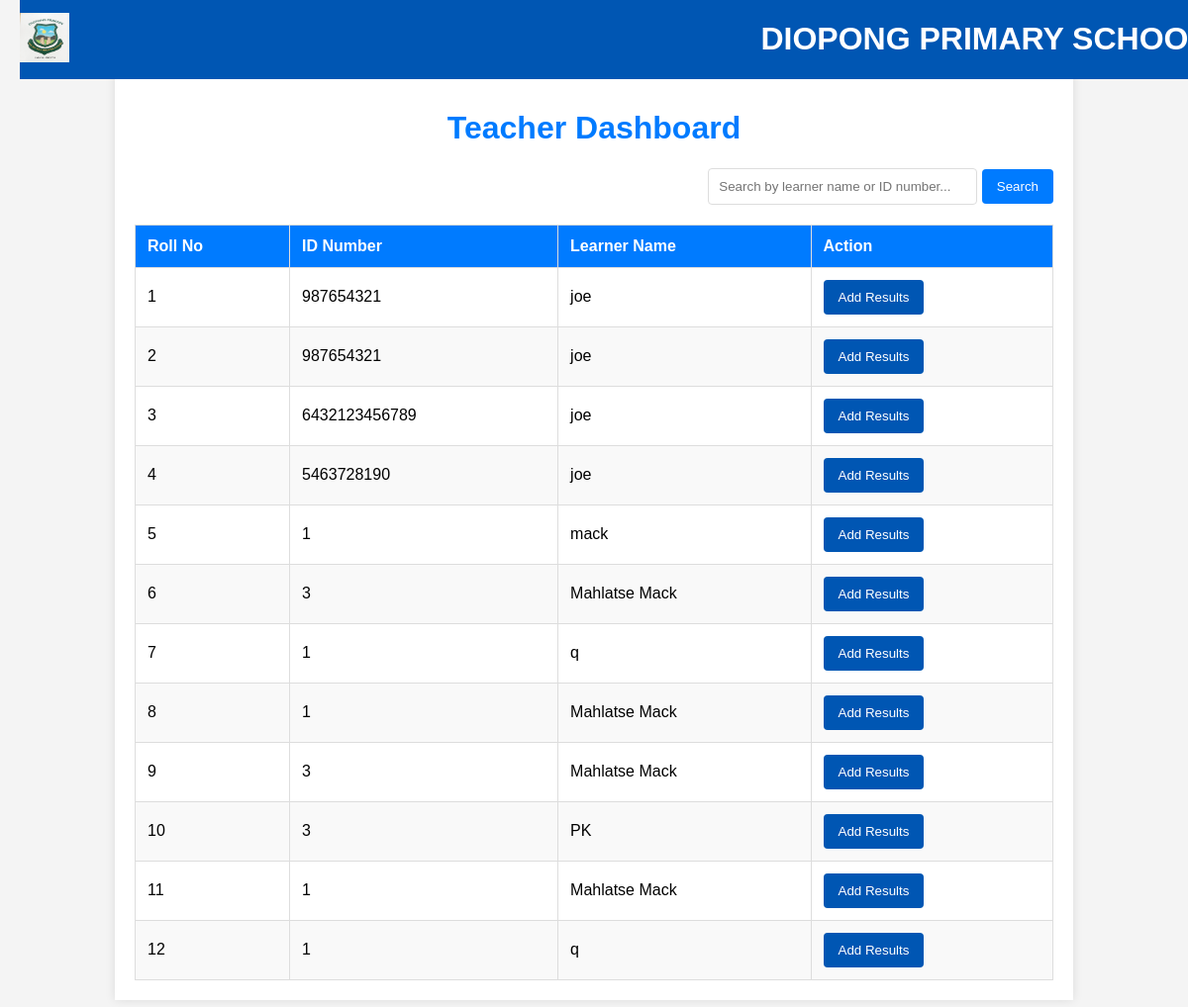
/teacherdashboard.php, run on the app's committed database.
### tables this page shows
CREATE TABLE `learner` (
  `learner_id` int(11) NOT NULL,
  `name` varchar(100) DEFAULT NULL,
  `surname` varchar(100) DEFAULT NULL,
  `id_number` bigint(15) DEFAULT NULL,
  `parent_id` int(11) DEFAULT NULL,
  `address` varchar(100) DEFAULT NULL,
  `grade` varchar(10) DEFAULT NULL,
  `date_of_birth` date DEFAULT NULL,
  `registration_date` timestamp NULL DEFAULT current_timestamp(),
  `gender` enum('male','female','other','') NOT NULL
);

### teacherdashboard.php (the view, shortened to what this page needs)
<?php
$host = 'localhost';
$dbname = 'smart_report';
$username = 'root';
$password = '';
$conn = new mysqli($host, $username, $password, $dbname);
$searchQuery = '';
$sql = "SELECT learner_id, id_number, name FROM learner";
$result = $conn->query($sql);
?>
<!DOCTYPE html>
<html lang="en">
<head>
</head>
<body>
<div class="header">
    <div>
        <img src="1.jpg" alt="Logo" class="logo">
    </div>
    <div class="dashboard">
        <h1>DIOPONG PRIMARY SCHOOL</h1>
    </div>
</div>
<div class="dashboard-container">
    <h1>Teacher Dashboard</h1>
    <div class="search-container">
        <form method="POST" action="">
            <input type="text" name="search" placeholder="Search by learner name or ID number..." value="<?php echo htmlspecialchars($searchQuery); ?>">
            <button type="submit">Search</button>
        </form>
    </div>
    <table>
        <thead>
            <tr>
                <th>Roll No</th>
                <th>ID Number</th>
                <th>Learner Name</th>
                <th>Action</th>
            </tr>
        </thead>
        <tbody>
            <?php
            if ($result->num_rows > 0) {
                while($row = $result->fetch_assoc()) {
                    echo "<tr>";
                    echo "<td>" . $row['learner_id'] . "</td>";
                    echo "<td>" . $row['id_number'] . "</td>";
                    echo "<td>" . $row['name'] . "</td>";
                    echo "<td>
                          <form method='POST' action='now.php'>
                              <input type='hidden' name='learner_id' value='" . $row['learner_id'] . "'>
                              <button type='submit' class='action-btn'>Add Results</button>
                          </form>
                          </td>";
                    echo "</tr>";
                }
            } else {
                echo "<tr><td colspan='4'>No learners found</td></tr>";
            }
            ?>
        </tbody>
    </table>
</div>
</body>
</html>

### teacherdashboard.php (style rules this page uses)
body { font-family: Arial, sans-serif; background-color: #f4f4f4; margin: 0; padding: 20px; }
.dashboard-container { width: 80%; margin: 0 auto; margin-top: 50px; background-color: #fff; padding: 20px; box-shadow: 0 0 10px rgba(0, 0, 0, 0.1); }
h1 { color: #007BFF; text-align: center; }
.search-container { margin-bottom: 20px; text-align: right; }
.search-container input { padding: 10px; width: 250px; border: 1px solid #ddd; border-radius: 4px; }
.search-container button { padding: 10px 15px; background-color: #007BFF; color: white; border: none; border-radius: 4px; cursor: pointer; }
table { width: 100%; border-collapse: collapse; }
table, th, td { border: 1px solid #ddd; }
th, td { padding: 12px; text-align: left; }
th { background-color: #007BFF; color: white; }
tr:nth-child(even) { background-color: #f9f9f9; }
.action-btn { padding: 10px 15px; background-color: #0056b3; color: white; border: none; border-radius: 4px; cursor: pointer; }
.header { position: absolute; top: 0; width: 100%; padding: 0px; display: flex; justify-content: space-between; align-items: center; background-color: #0056b3; }
.logo { width: 50px; height: 50px; color: white; }
.dashboard h1 { color: white; }

### data on the page
learner: learner_id "1", id_number "987654321", name "joe"
learner: learner_id "2", id_number "987654321", name "joe"
learner: learner_id "3", id_number "6432123456789", name "joe"
learner: learner_id "4", id_number "5463728190", name "joe"
learner: learner_id "5", id_number "1", name "mack"
learner: learner_id "6", id_number "3", name "Mahlatse Mack"
learner: learner_id "7", id_number "1", name "q"
learner: learner_id "8", id_number "1", name "Mahlatse Mack"
learner: learner_id "9", id_number "3", name "Mahlatse Mack"
learner: learner_id "10", id_number "3", name "PK"
learner: learner_id "11", id_number "1", name "Mahlatse Mack"
learner: learner_id "12", id_number "1", name "q"
